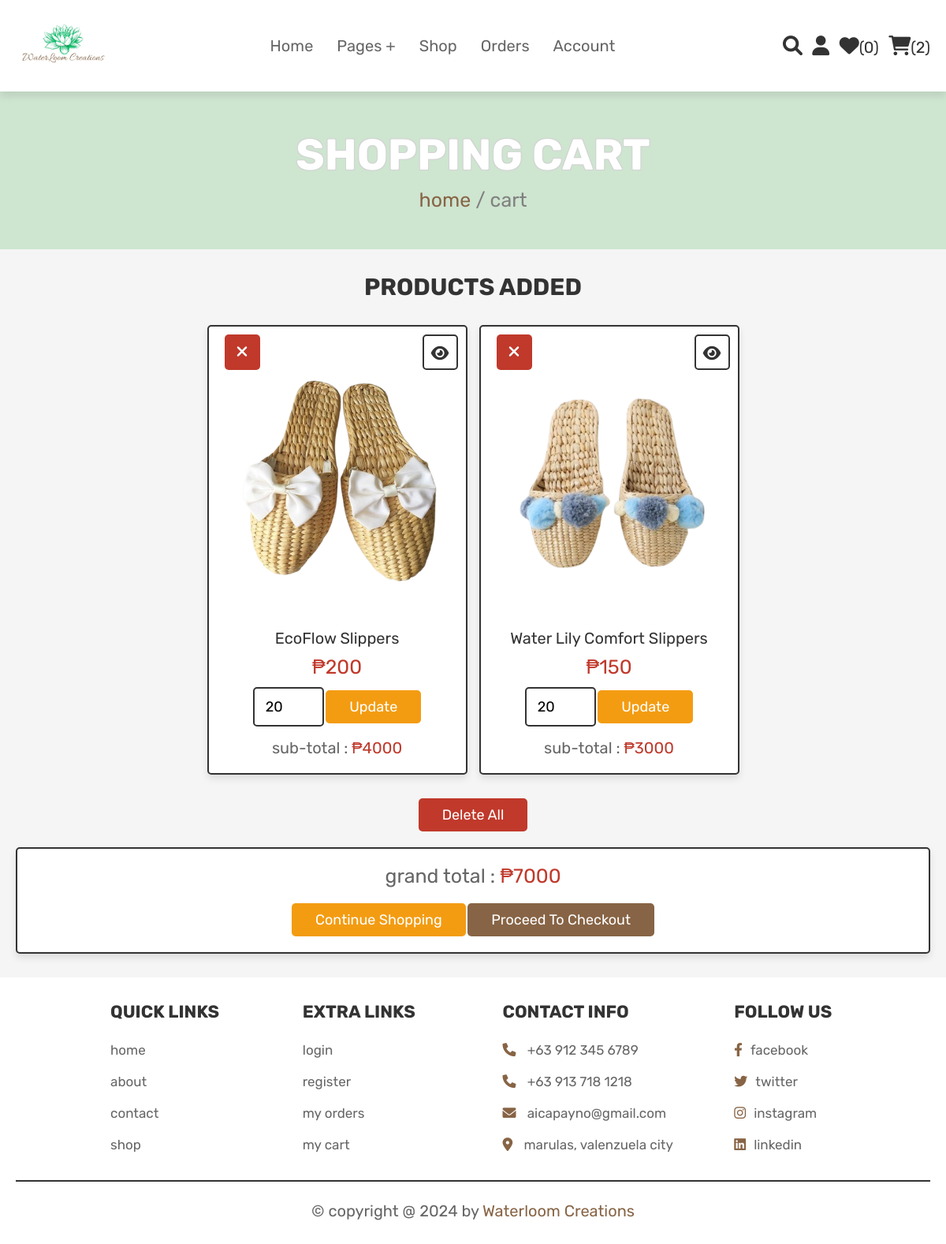
/cart.php (signed in), run on the app's committed database.
### tables this page shows
CREATE TABLE IF NOT EXISTS `cart` (
  `id` int NOT NULL AUTO_INCREMENT,
  `user_id` int NOT NULL,
  `pid` int NOT NULL,
  `name` varchar(100) NOT NULL,
  `price` int NOT NULL,
  `quantity` int NOT NULL,
  `image` varchar(100) NOT NULL,
  PRIMARY KEY (`id`)
);

### cart.php (the view, shortened to what this page needs)
<?php
@include 'config.php';
$user_id = $_SESSION['user_id'];
?>
<!DOCTYPE html>
<html lang="en">
<head>
   <link rel="stylesheet" href="https://cdnjs.cloudflare.com/ajax/libs/font-awesome/6.0.0/css/all.min.css">
   <link rel="stylesheet" href="css/style1.css">
</head>
<body>
<?php @include 'header.php'; ?>
<section class="heading">
    <h3>shopping cart</h3>
    <p> <a href="">home</a> / cart </p>
</section>
<section class="shopping-cart">
    <h1 class="title">products added</h1>
    <div class="box-container">
    <?php
        $grand_total = 0;
        $select_cart = mysqli_query($conn, "SELECT * FROM `cart` WHERE user_id = '$user_id'") or die('query failed');
        if(mysqli_num_rows($select_cart) > 0){
            while($fetch_cart = mysqli_fetch_assoc($select_cart)){
    ?>
    <div  class="box">
        <a href="cart.php?delete=<?php echo $fetch_cart['id']; ?>" class="fas fa-times" onclick="return confirm('delete this from cart?');"></a>
        <a href="view_page.php?pid=<?php echo $fetch_cart['pid']; ?>" class="fas fa-eye"></a>
        <img src="uploaded_img/<?php echo $fetch_cart['image']; ?>" alt="" class="image">
        <div class="name"><?php echo $fetch_cart['name']; ?></div>
        <div class="price">&#8369;<?php echo $fetch_cart['price']; ?></div>
        <form action="" method="post">
            <input type="number" min="1" value="<?php echo $fetch_cart['quantity']; ?>" name="cart_quantity" class="qty">
            <input type="submit" value="update" class="option-btn" name="update_quantity">
        </form>
        <div class="sub-total"> sub-total : <span>&#8369;<?php echo $sub_total = ($fetch_cart['price'] * $fetch_cart['quantity']); ?></span> </div>
    </div>
    <?php
    $grand_total += $sub_total;
        }
    }else{
        echo '<p class="empty">your cart is empty</p>';
    }
    ?>
    </div>
    <div class="more-btn">
        <a href="cart.php?delete_all" class="delete-btn <?php echo ($grand_total > 1)?'':'disabled' ?>" onclick="return confirm('delete all from cart?');">delete all</a>
    </div>
    <div class="cart-total">
        <p>grand total : <span>&#8369;<?php echo $grand_total; ?></span></p>
        <a href="shop.php" class="option-btn">continue shopping</a>
        <a href="checkout.php" class="btn  <?php echo ($grand_total > 1)?'':'disabled' ?>">proceed to checkout</a>
    </div>
</section>
<?php @include 'footer.php'; ?>
</body>
</html>

### css/style1.css (style rules this page uses)
:root { --pink:#876445; --red:#c0392b; --orange:#f39c12; --black: #333; --white:#fff; --light-color:#666; --light-white:#ccc; --light-bg:#f5f5f5; --border:.2rem solid var(--black); --box-shadow:0 .5rem 1rem rgba(0,0,0,.1); }
* { font-family: 'Rubik', sans-serif; margin:0; padding:0; box-sizing: border-box; outline: none; border:none; text-decoration: none; transition:all .2s linear; }
html { font-size: 62.5%; overflow-x: hidden; scroll-behavior: smooth; scroll-padding-top: 6.5rem; }
body { background: var(--light-bg); }
section { padding:3rem 2rem; }
.btn, .delete-btn, .option-btn { display: inline-block; border-radius: .5rem; margin-top: 1rem; font-size: 1.8rem; color:var(--white); cursor: pointer; padding:1rem 3rem; text-transform: capitalize; }
.btn { background-color: var(--pink); }
.delete-btn { background-color: var(--red); }
.option-btn { background-color: var(--orange); }
.more-btn { margin-top: 2rem; text-align: center; }
.heading { display: flex; flex-flow: column; align-items: center; justify-content: center; gap:1rem; background-color: #CEE5D0; text-align: center; min-height: 25vh; }
.heading h3 { font-size: 5.5rem; color:var(--white); text-transform: uppercase; text-shadow: -1px -1px 0 lightgray, 1px -1px 0 lightgray, -1px 1px 0 lightgray, 1px 1px 0 lightgray; }
.heading p { font-size: 2.5rem; color:gray; }
.heading p a { color:var(--pink); }
.title { text-align: center; margin-bottom: 2rem; color:var(--black); text-transform: uppercase; font-size: 4rem; }
.title { font-size: 3rem; margin-bottom: 3rem; color: #333; }
.shopping-cart .box-container { max-width: 1200px; margin:0 auto; display: grid; grid-template-columns: repeat(auto-fit, 33rem); gap:1.5rem; align-items: flex-start; justify-content: center; }
.shopping-cart .box-container .box { padding:2rem; text-align: center; background-color: var(--white); border:var(--border); box-shadow: var(--box-shadow); border-radius: .5rem; position: relative; }
.shopping-cart .box-container .box .image { height: 35rem; width: 100%; object-fit: cover; }
.shopping-cart .box-container .box .fa-eye, .shopping-cart .box-container .box .fa-times { position: absolute; top:1rem; height: 4.5rem; width: 4.5rem; line-height: 4.3rem; font-size: 2rem; border-radius: .5rem; }
.shopping-cart .box-container .box .fa-eye { right:1rem; border:var(--border); background-color: var(--white); color:var(--black); }
.shopping-cart .box-container .box .fa-times { background-color: var(--red); color:var(--white); }
.shopping-cart .box-container .box .name { font-size: 2rem; color:var(--black); margin:1rem 0; }
.shopping-cart .box-container .box .price { font-size: 2.5rem; color:var(--red); margin:.5rem 0; }
.shopping-cart .box-container .box .qty { width: 9rem; padding:1.2rem 1.4rem; border-radius: .5rem; border:var(--border); font-size: 1.8rem; }
.shopping-cart .box-container .box .sub-total { margin-top: 1.5rem; font-size: 2rem; color:var(--light-color); }
.shopping-cart .box-container .box .sub-total span { color:var(--red); }
.shopping-cart .cart-total { max-width: 1200px; margin:0 auto; padding:2rem; text-align: center; background-color: var(--white); border:var(--border); box-shadow: var(--box-shadow); border-radius: .5rem; margin-top: 2rem; }
.shopping-cart .cart-total p { font-size: 2.5rem; color:var(--light-color); margin-bottom: 1rem; }
.shopping-cart .cart-total p span { color:var(--red); }

### data on the page
cart: image (picture), name "EcoFlow Slippers", price "200", cart_quantity "20", $sub_total = ($fetch_cart['price'] * $fetch_cart['quantity']) "4000"
cart: image (picture), name "Water Lily Comfort Slippers", price "150", cart_quantity "20", $sub_total = ($fetch_cart['price'] * $fetch_cart['quantity']) "3000"

### other printed values
$wishlist_num_rows "0"
$cart_num_rows "2"
$grand_total "7000"
